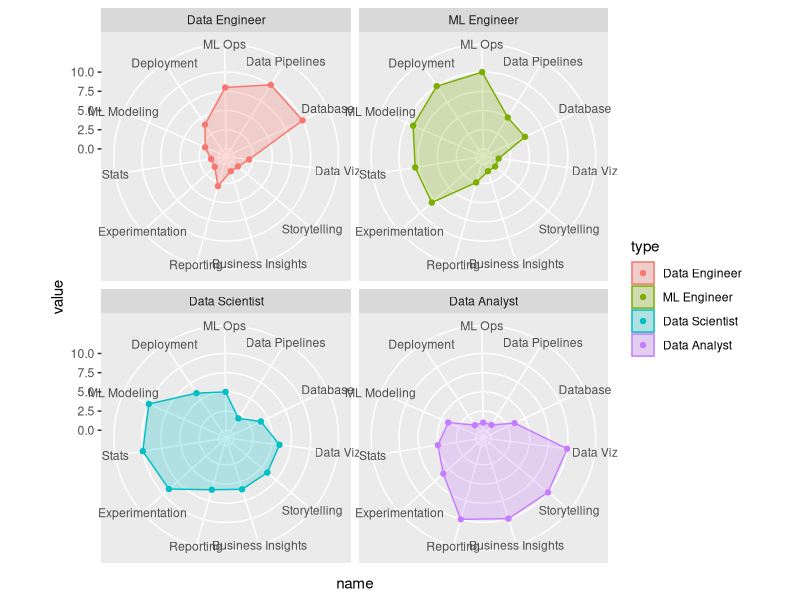
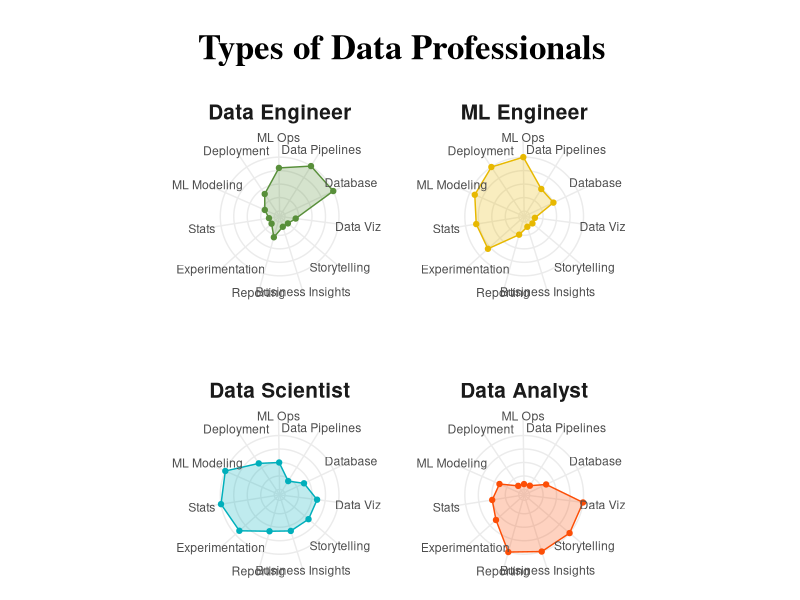

Reproduce these figures in R, in order.
# BUSINESS SCIENCE R TIPS ----
# R-TIP 067 | Types of data professionals visualization (radar plot) ----
#
# 👉 For Weekly R-Tips, Sign Up Here:
#    https://learn.business-science.io/r-tips-newsletter

# LIBRARIES & DATA----

library(tidyverse)
library(readxl)

types_of_data_professionals_tbl <- read_excel("067_types_of_data_professionals/data/types_of_data_professionals.xlsx")
types_of_data_professionals_tbl

# 1.0 DATA PREPARATION ----
data_prep_tbl <- types_of_data_professionals_tbl %>%
    rename(type = 1) %>%
    pivot_longer(
        cols = -type
    ) %>%
    mutate(
        type = as_factor(type),
        name = as_factor(name)
    )

data_prep_tbl

# 2.0 BASIC RADAR PLOT ----

# The trick
coord_radar <- function (theta = "x", start = 0, direction = 1, clip = "on") {
    theta <- match.arg(theta, c("x", "y"))
    r <- if (theta == "x") "y" else "x"
    ggproto("CordRadar", CoordPolar, theta = theta, r = r, start = start,
            direction = sign(direction), clip = clip,
            is_linear = function(coord) TRUE)
}


basic_radar_plot <- data_prep_tbl %>%
    ggplot(aes(name, value, group = type)) +
    geom_polygon(aes(fill = type, color = type), alpha = 0.25) +
    geom_point(aes(color = type)) +
    scale_y_continuous(limits = c(-1, 12), breaks = c(0, 2.5, 5, 7.5, 10)) +
    coord_radar(start = -0.3, clip = "off") +
    facet_wrap(~ type)

basic_radar_plot

# 3.0 DRESS UP THE RADAR PLOT ----
basic_radar_plot  +
    theme_minimal() +
    scale_fill_manual(values = c("#588f3a", "#E7B800", "#00AFBB", "#FC4E07")) +
    scale_color_manual(values = c("#588f3a", "#E7B800", "#00AFBB", "#FC4E07")) +
    labs(
        title = "Types of Data Professionals",
        legend = NULL,
        x = NULL,
        y = NULL
    ) +
    theme(
        plot.title = element_text(
            hjust = 0.5,
            margin = margin(t = 20, b = 20),
            size = 25,
            face = "bold",
            family = "serif"
        ),
        strip.text = element_text(
            size = 15,
            face = "bold",
            margin = margin(t = 5, b = 5)
        ),
        legend.position = "none",
        axis.text.y = element_blank(),
        axis.text.x = element_text(vjust = -1),
        panel.spacing = unit(50, "points"),
        # panel.grid.minor = element_blank(),
        panel.grid.major.y = element_line(colour = c(rep("#ebebeb", 5), NA))
    )


# 4.0 LEARNING MORE ----
# - Do you want to become the data science expert for your organization?
# - HERE'S HOW: 10 SECRETS TO BECOMING A 6-FIGURE DATA SCIENTIST
#   https://learn.business-science.io/free-rtrack-masterclass


